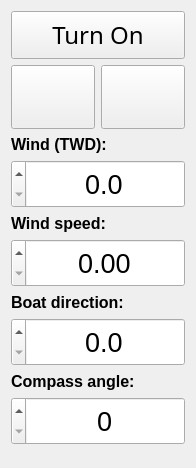
  <widget class="QWidget" name="page4">
   <property name="geometry">
    <rect>
     <x>0</x>
     <y>0</y>
     <width>196</width>
     <height>468</height>
    </rect>
   </property>
   <attribute name="label">
    <string>Simulator</string>
   </attribute>
   <layout class="QVBoxLayout" name="verticalLayout">
    <item>
     <widget class="QPushButton" name="simGeneralButton">
      <property name="minimumSize">
       <size>
        <width>0</width>
        <height>48</height>
       </size>
      </property>
      <property name="font">
       <font>
        <family>Sans Serif</family>
        <pointsize>18</pointsize>
        <weight>9</weight>
        <italic>false</italic>
        <bold>false</bold>
       </font>
      </property>
      <property name="styleSheet">
       <string notr="true">font: 75 18pt &quot;Sans Serif&quot;;</string>
      </property>
      <property name="text">
       <string>Turn On</string>
      </property>
      <property name="icon">
       <iconset resource="../../resources/resources.qrc">
        <normaloff>:/exit.png</normaloff>:/exit.png</iconset>
      </property>
      <property name="iconSize">
       <size>
        <width>32</width>
        <height>32</height>
       </size>
      </property>
     </widget>
    </item>
    <item>
     <layout class="QHBoxLayout" name="horizontalLayout">
      <item>
       <widget class="QPushButton" name="simPosButton">
        <property name="minimumSize">
         <size>
          <width>64</width>
          <height>64</height>
         </size>
        </property>
        <property name="toolTip">
         <string>Set the boat position</string>
        </property>
        <property name="text">
         <string/>
        </property>
        <property name="icon">
         <iconset resource="../../resources/resources.qrc">
          <normaloff>:/buttons/set_sim_boat.svg</normaloff>:/buttons/set_sim_boat.svg</iconset>
        </property>
        <property name="iconSize">
         <size>
          <width>64</width>
          <height>64</height>
         </size>
        </property>
       </widget>
      </item>
      <item>
       <widget class="QPushButton" name="simRouteButton">
        <property name="minimumSize">
         <size>
          <width>64</width>
          <height>64</height>
         </size>
        </property>
        <property name="toolTip">
         <string>Set the boat route (double click to end)</string>
        </property>
        <property name="text">
         <string/>
        </property>
        <property name="icon">
         <iconset resource="../../resources/resources.qrc">
          <normaloff>:/buttons/set_sim_route.svg</normaloff>:/buttons/set_sim_route.svg</iconset>
        </property>
        <property name="iconSize">
         <size>
          <width>64</width>
          <height>64</height>
         </size>
        </property>
       </widget>
      </item>
     </layout>
    </item>
    <item>
     <layout class="QVBoxLayout" name="verticalLayout_3">
      <item>
       <widget class="QLabel" name="simTWDLabel">
        <property name="font">
         <font>
          <pointsize>12</pointsize>
          <weight>75</weight>
          <italic>false</italic>
          <bold>true</bold>
         </font>
        </property>
        <property name="text">
         <string>Wind (TWD):</string>
        </property>
       </widget>
      </item>
      <item>
       <widget class="QDoubleSpinBox" name="simTWDSpinBox">
        <property name="minimumSize">
         <size>
          <width>0</width>
          <height>48</height>
         </size>
        </property>
        <property name="font">
         <font>
          <pointsize>20</pointsize>
         </font>
        </property>
        <property name="layoutDirection">
         <enum>Qt::RightToLeft</enum>
        </property>
        <property name="alignment">
         <set>Qt::AlignCenter</set>
        </property>
        <property name="decimals">
         <number>1</number>
        </property>
        <property name="maximum">
         <double>360.000000000000000</double>
        </property>
       </widget>
      </item>
     </layout>
    </item>
    <item>
     <layout class="QVBoxLayout" name="verticalLayout_4">
      <item>
       <widget class="QLabel" name="simWinSpeedLabel">
        <property name="font">
         <font>
          <pointsize>12</pointsize>
          <weight>75</weight>
          <italic>false</italic>
          <bold>true</bold>
         </font>
        </property>
        <property name="text">
         <string>Wind speed:</string>
        </property>
       </widget>
      </item>
      <item>
       <widget class="QDoubleSpinBox" name="simWinSpeedSpinBox">
        <property name="minimumSize">
         <size>
          <width>0</width>
          <height>48</height>
         </size>
        </property>
        <property name="font">
         <font>
          <pointsize>20</pointsize>
         </font>
        </property>
        <property name="layoutDirection">
         <enum>Qt::RightToLeft</enum>
        </property>
        <property name="alignment">
         <set>Qt::AlignCenter</set>
        </property>
        <property name="maximum">
         <double>50.000000000000000</double>
        </property>
        <property name="singleStep">
         <double>0.500000000000000</double>
        </property>
       </widget>
      </item>
     </layout>
    </item>
    <item>
     <layout class="QVBoxLayout" name="verticalLayout_5">
      <item>
       <widget class="QLabel" name="simHeadLabel">
        <property name="font">
         <font>
          <pointsize>12</pointsize>
          <weight>75</weight>
          <italic>false</italic>
          <bold>true</bold>
         </font>
        </property>
        <property name="text">
         <string>Boat direction:</string>
        </property>
       </widget>
      </item>
      <item>
       <widget class="QDoubleSpinBox" name="simHeadSpinBox">
        <property name="minimumSize">
         <size>
          <width>0</width>
          <height>48</height>
         </size>
        </property>
        <property name="font">
         <font>
          <pointsize>20</pointsize>
         </font>
        </property>
        <property name="layoutDirection">
         <enum>Qt::RightToLeft</enum>
        </property>
        <property name="alignment">
         <set>Qt::AlignCenter</set>
        </property>
        <property name="decimals">
         <number>1</number>
        </property>
        <property name="maximum">
         <double>360.000000000000000</double>
        </property>
       </widget>
      </item>
     </layout>
    </item>
    <item>
     <layout class="QVBoxLayout" name="verticalLayout_7">
      <item>
       <widget class="QLabel" name="simCompassLabel">
        <property name="font">
         <font>
          <pointsize>12</pointsize>
          <weight>75</weight>
          <italic>false</italic>
          <bold>true</bold>
         </font>
        </property>
        <property name="text">
         <string>Compass angle:</string>
        </property>
       </widget>
      </item>
      <item>
       <widget class="QSpinBox" name="simCompassSpinBox">
        <property name="minimumSize">
         <size>
          <width>0</width>
          <height>48</height>
         </size>
        </property>
        <property name="font">
         <font>
          <pointsize>20</pointsize>
         </font>
        </property>
        <property name="layoutDirection">
         <enum>Qt::RightToLeft</enum>
        </property>
        <property name="alignment">
         <set>Qt::AlignCenter</set>
        </property>
        <property name="maximum">
         <number>360</number>
        </property>
       </widget>
      </item>
     </layout>
    </item>
    <item>
     <spacer name="verticalSpacer">
      <property name="orientation">
       <enum>Qt::Vertical</enum>
      </property>
      <property name="sizeHint" stdset="0">
       <size>
        <width>20</width>
        <height>40</height>
       </size>
      </property>
     </spacer>
    </item>
   </layout>
  </widget>
